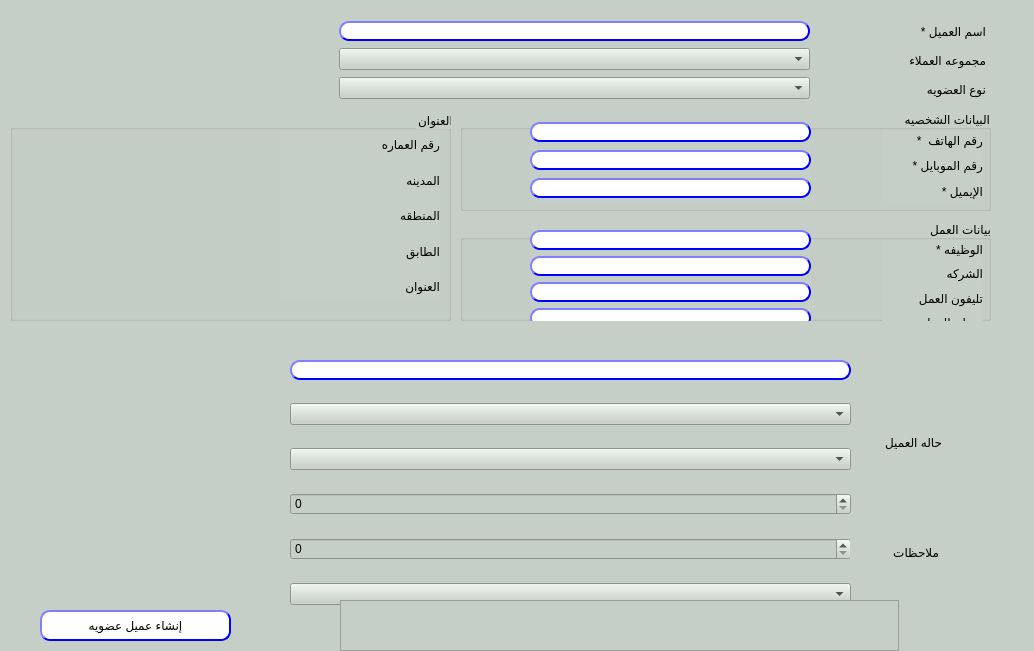
<?xml version="1.0" encoding="UTF-8"?>
<ui version="4.0">
 <class>Dialog</class>
 <widget class="QDialog" name="Dialog">
  <property name="geometry">
   <rect>
    <x>0</x>
    <y>0</y>
    <width>1034</width>
    <height>651</height>
   </rect>
  </property>
  <property name="windowTitle">
   <string>إنشاء عميل</string>
  </property>
  <property name="styleSheet">
   <string notr="true">background-color: rgb(198, 207, 199);</string>
  </property>
  <widget class="QWidget" name="verticalLayoutWidget">
   <property name="geometry">
    <rect>
     <x>851</x>
     <y>352</y>
     <width>91</width>
     <height>181</height>
    </rect>
   </property>
   <layout class="QVBoxLayout" name="verticalLayout">
    <item>
     <widget class="QLabel" name="label_15">
      <property name="text">
       <string>حاله العميل</string>
      </property>
     </widget>
    </item>
   </layout>
  </widget>
  <widget class="QWidget" name="verticalLayoutWidget_2">
   <property name="geometry">
    <rect>
     <x>290</x>
     <y>343</y>
     <width>561</width>
     <height>281</height>
    </rect>
   </property>
   <layout class="QVBoxLayout" name="verticalLayout_2">
    <item>
     <widget class="QLineEdit" name="LE_address">
      <property name="styleSheet">
       <string notr="true">QLineEdit{
                                        background-color: white;
                                        border-style: outset;
                                        border-width: 2px;
                                        border-radius: 10px;
                                        border-color: blue;
                                        min-width: 6em;
                                        }
                                        QLineEdit:hover {
                                        background: qradialgradient(
                                        cx: 0.3, cy: -0.4, fx: 0.3, fy: -0.4,
                                        radius: 1.35, stop: 0 #fff, stop: 1 #bbb
                                        );
                                        }
                                       QLineEdit:pressed {
                                        border-style: inset;
                                        background: qradialgradient(
                                        cx: 0.4, cy: -0.1, fx: 0.4, fy: -0.1,
                                        radius: 1.35, stop: 0 #fff, stop: 1 #ddd
                                        );
                                        }
                                    
                            </string>
      </property>
      <property name="text">
       <string/>
      </property>
      <property name="maxLength">
       <number>50</number>
      </property>
     </widget>
    </item>
    <item>
     <widget class="QComboBox" name="CMB_city">
      <property name="duplicatesEnabled">
       <bool>true</bool>
      </property>
     </widget>
    </item>
    <item>
     <widget class="QComboBox" name="CMB_district">
      <property name="duplicatesEnabled">
       <bool>true</bool>
      </property>
     </widget>
    </item>
    <item>
     <widget class="QSpinBox" name="LE_building">
      <property name="maximum">
       <number>99999</number>
      </property>
     </widget>
    </item>
    <item>
     <widget class="QSpinBox" name="LE_floor">
      <property name="maximum">
       <number>999</number>
      </property>
     </widget>
    </item>
    <item>
     <widget class="QComboBox" name="CMB_status"/>
    </item>
   </layout>
   <zorder>CMB_status</zorder>
   <zorder>CMB_district</zorder>
   <zorder>CMB_city</zorder>
   <zorder>LE_building</zorder>
   <zorder>LE_floor</zorder>
   <zorder>LE_address</zorder>
  </widget>
  <widget class="QPushButton" name="BTN_createCustomer">
   <property name="geometry">
    <rect>
     <x>40</x>
     <y>610</y>
     <width>191</width>
     <height>31</height>
    </rect>
   </property>
   <property name="styleSheet">
    <string notr="true">QPushButton{
                                        background-color: white;
                                        border-style: outset;
                                        border-width: 2px;
                                        border-radius: 10px;
                                        border-color: blue;
                                        min-width: 6em;
                                        }
                                        QPushButton:hover {
                                        background: qradialgradient(
                                        cx: 0.3, cy: -0.4, fx: 0.3, fy: -0.4,
                                        radius: 1.35, stop: 0 #fff, stop: 1 #bbb
                                        );
                                        }
                                        QPushButton:pressed {
                                        border-style: inset;
                                        background: qradialgradient(
                                        cx: 0.4, cy: -0.1, fx: 0.4, fy: -0.1,
                                        radius: 1.35, stop: 0 #fff, stop: 1 #ddd
                                        );
                                        }
                                    </string>
   </property>
   <property name="text">
    <string>إنشاء عميل عضويه</string>
   </property>
  </widget>
  <widget class="QTextEdit" name="LE_notes">
   <property name="geometry">
    <rect>
     <x>340</x>
     <y>600</y>
     <width>559</width>
     <height>51</height>
    </rect>
   </property>
  </widget>
  <widget class="QLabel" name="label_16">
   <property name="geometry">
    <rect>
     <x>850</x>
     <y>540</y>
     <width>89</width>
     <height>25</height>
    </rect>
   </property>
   <property name="text">
    <string>ملاحظات</string>
   </property>
  </widget>
  <widget class="QWidget" name="verticalLayoutWidget_3">
   <property name="geometry">
    <rect>
     <x>875</x>
     <y>20</y>
     <width>111</width>
     <height>81</height>
    </rect>
   </property>
   <layout class="QVBoxLayout" name="verticalLayout_3">
    <item>
     <widget class="QLabel" name="label_3">
      <property name="text">
       <string>اسم العميل *</string>
      </property>
     </widget>
    </item>
    <item>
     <widget class="QLabel" name="label_17">
      <property name="text">
       <string>مجموعه العملاء</string>
      </property>
     </widget>
    </item>
    <item>
     <widget class="QLabel" name="label_14">
      <property name="text">
       <string>نوع العضويه</string>
      </property>
     </widget>
    </item>
   </layout>
  </widget>
  <widget class="QWidget" name="verticalLayoutWidget_4">
   <property name="geometry">
    <rect>
     <x>339</x>
     <y>20</y>
     <width>471</width>
     <height>80</height>
    </rect>
   </property>
   <layout class="QVBoxLayout" name="verticalLayout_4">
    <item>
     <widget class="QLineEdit" name="LE_name">
      <property name="styleSheet">
       <string notr="true">QLineEdit{
                                        background-color: white;
                                        border-style: outset;
                                        border-width: 2px;
                                        border-radius: 10px;
                                        border-color: blue;
                                        min-width: 6em;
                                        }
                                        QLineEdit:hover {
                                        background: qradialgradient(
                                        cx: 0.3, cy: -0.4, fx: 0.3, fy: -0.4,
                                        radius: 1.35, stop: 0 #fff, stop: 1 #bbb
                                        );
                                        }
                                       QLineEdit:pressed {
                                        border-style: inset;
                                        background: qradialgradient(
                                        cx: 0.4, cy: -0.1, fx: 0.4, fy: -0.1,
                                        radius: 1.35, stop: 0 #fff, stop: 1 #ddd
                                        );
                                        }
                                    </string>
      </property>
      <property name="text">
       <string/>
      </property>
      <property name="maxLength">
       <number>50</number>
      </property>
     </widget>
    </item>
    <item>
     <widget class="QComboBox" name="CMB_custGroup"/>
    </item>
    <item>
     <widget class="QComboBox" name="CMB_loyalityType"/>
    </item>
   </layout>
  </widget>
  <widget class="QGroupBox" name="groupBox">
   <property name="geometry">
    <rect>
     <x>460</x>
     <y>110</y>
     <width>531</width>
     <height>101</height>
    </rect>
   </property>
   <property name="layoutDirection">
    <enum>Qt::RightToLeft</enum>
   </property>
   <property name="title">
    <string>البيانات الشخصيه </string>
   </property>
   <widget class="QWidget" name="verticalLayoutWidget_5">
    <property name="geometry">
     <rect>
      <x>422</x>
      <y>20</y>
      <width>101</width>
      <height>71</height>
     </rect>
    </property>
    <layout class="QVBoxLayout" name="verticalLayout_5">
     <item>
      <widget class="QLabel" name="label_2">
       <property name="text">
        <string>رقم الهاتف  *</string>
       </property>
      </widget>
     </item>
     <item>
      <widget class="QLabel" name="label">
       <property name="text">
        <string>رقم الموبايل *</string>
       </property>
      </widget>
     </item>
     <item>
      <widget class="QLabel" name="label_10">
       <property name="text">
        <string>اﻹيميل *</string>
       </property>
      </widget>
     </item>
    </layout>
   </widget>
   <widget class="QWidget" name="verticalLayoutWidget_6">
    <property name="geometry">
     <rect>
      <x>70</x>
      <y>10</y>
      <width>281</width>
      <height>81</height>
     </rect>
    </property>
    <layout class="QVBoxLayout" name="verticalLayout_6">
     <item>
      <widget class="QLineEdit" name="lE_phone">
       <property name="styleSheet">
        <string notr="true">QLineEdit{
                                        background-color: white;
                                        border-style: outset;
                                        border-width: 2px;
                                        border-radius: 10px;
                                        border-color: blue;
                                        min-width: 6em;
                                        }
                                        QLineEdit:hover {
                                        background: qradialgradient(
                                        cx: 0.3, cy: -0.4, fx: 0.3, fy: -0.4,
                                        radius: 1.35, stop: 0 #fff, stop: 1 #bbb
                                        );
                                        }
                                       QLineEdit:pressed {
                                        border-style: inset;
                                        background: qradialgradient(
                                        cx: 0.4, cy: -0.1, fx: 0.4, fy: -0.1,
                                        radius: 1.35, stop: 0 #fff, stop: 1 #ddd
                                        );
                                        }
                                    
                            </string>
       </property>
       <property name="text">
        <string/>
       </property>
      </widget>
     </item>
     <item>
      <widget class="QLineEdit" name="lE_mobile">
       <property name="styleSheet">
        <string notr="true">QLineEdit{
                                        background-color: white;
                                        border-style: outset;
                                        border-width: 2px;
                                        border-radius: 10px;
                                        border-color: blue;
                                        min-width: 6em;
                                        }
                                        QLineEdit:hover {
                                        background: qradialgradient(
                                        cx: 0.3, cy: -0.4, fx: 0.3, fy: -0.4,
                                        radius: 1.35, stop: 0 #fff, stop: 1 #bbb
                                        );
                                        }
                                       QLineEdit:pressed {
                                        border-style: inset;
                                        background: qradialgradient(
                                        cx: 0.4, cy: -0.1, fx: 0.4, fy: -0.1,
                                        radius: 1.35, stop: 0 #fff, stop: 1 #ddd
                                        );
                                        }
                                    
                            </string>
       </property>
       <property name="text">
        <string/>
       </property>
      </widget>
     </item>
     <item>
      <widget class="QLineEdit" name="LE_email">
       <property name="styleSheet">
        <string notr="true">QLineEdit{
                                        background-color: white;
                                        border-style: outset;
                                        border-width: 2px;
                                        border-radius: 10px;
                                        border-color: blue;
                                        min-width: 6em;
                                        }
                                        QLineEdit:hover {
                                        background: qradialgradient(
                                        cx: 0.3, cy: -0.4, fx: 0.3, fy: -0.4,
                                        radius: 1.35, stop: 0 #fff, stop: 1 #bbb
                                        );
                                        }
                                       QLineEdit:pressed {
                                        border-style: inset;
                                        background: qradialgradient(
                                        cx: 0.4, cy: -0.1, fx: 0.4, fy: -0.1,
                                        radius: 1.35, stop: 0 #fff, stop: 1 #ddd
                                        );
                                        }
                                    </string>
       </property>
       <property name="text">
        <string/>
       </property>
      </widget>
     </item>
    </layout>
   </widget>
  </widget>
  <widget class="QGroupBox" name="groupBox_2">
   <property name="geometry">
    <rect>
     <x>460</x>
     <y>220</y>
     <width>531</width>
     <height>101</height>
    </rect>
   </property>
   <property name="layoutDirection">
    <enum>Qt::RightToLeft</enum>
   </property>
   <property name="title">
    <string>بيانات العمل</string>
   </property>
   <widget class="QWidget" name="verticalLayoutWidget_7">
    <property name="geometry">
     <rect>
      <x>422</x>
      <y>20</y>
      <width>101</width>
      <height>91</height>
     </rect>
    </property>
    <layout class="QVBoxLayout" name="verticalLayout_7">
     <item>
      <widget class="QLabel" name="label_4">
       <property name="text">
        <string>الوظيفه *</string>
       </property>
      </widget>
     </item>
     <item>
      <widget class="QLabel" name="label_11">
       <property name="text">
        <string>الشركه</string>
       </property>
      </widget>
     </item>
     <item>
      <widget class="QLabel" name="label_13">
       <property name="text">
        <string>تليفون العمل</string>
       </property>
      </widget>
     </item>
     <item>
      <widget class="QLabel" name="label_12">
       <property name="text">
        <string>عنوان العمل</string>
       </property>
      </widget>
     </item>
    </layout>
   </widget>
   <widget class="QWidget" name="verticalLayoutWidget_8">
    <property name="geometry">
     <rect>
      <x>70</x>
      <y>10</y>
      <width>281</width>
      <height>100</height>
     </rect>
    </property>
    <layout class="QVBoxLayout" name="verticalLayout_8">
     <item>
      <widget class="QLineEdit" name="LE_job">
       <property name="styleSheet">
        <string notr="true">QLineEdit{
                                        background-color: white;
                                        border-style: outset;
                                        border-width: 2px;
                                        border-radius: 10px;
                                        border-color: blue;
                                        min-width: 6em;
                                        }
                                        QLineEdit:hover {
                                        background: qradialgradient(
                                        cx: 0.3, cy: -0.4, fx: 0.3, fy: -0.4,
                                        radius: 1.35, stop: 0 #fff, stop: 1 #bbb
                                        );
                                        }
                                       QLineEdit:pressed {
                                        border-style: inset;
                                        background: qradialgradient(
                                        cx: 0.4, cy: -0.1, fx: 0.4, fy: -0.1,
                                        radius: 1.35, stop: 0 #fff, stop: 1 #ddd
                                        );
                                        }
                                    </string>
       </property>
       <property name="text">
        <string/>
       </property>
       <property name="maxLength">
        <number>25</number>
       </property>
      </widget>
     </item>
     <item>
      <widget class="QLineEdit" name="LE_company">
       <property name="styleSheet">
        <string notr="true">QLineEdit{
                                        background-color: white;
                                        border-style: outset;
                                        border-width: 2px;
                                        border-radius: 10px;
                                        border-color: blue;
                                        min-width: 6em;
                                        }
                                        QLineEdit:hover {
                                        background: qradialgradient(
                                        cx: 0.3, cy: -0.4, fx: 0.3, fy: -0.4,
                                        radius: 1.35, stop: 0 #fff, stop: 1 #bbb
                                        );
                                        }
                                       QLineEdit:pressed {
                                        border-style: inset;
                                        background: qradialgradient(
                                        cx: 0.4, cy: -0.1, fx: 0.4, fy: -0.1,
                                        radius: 1.35, stop: 0 #fff, stop: 1 #ddd
                                        );
                                        }
                                    
                            </string>
       </property>
       <property name="text">
        <string/>
       </property>
       <property name="maxLength">
        <number>35</number>
       </property>
      </widget>
     </item>
     <item>
      <widget class="QLineEdit" name="LE_workPhone">
       <property name="styleSheet">
        <string notr="true">QLineEdit{
                                        background-color: white;
                                        border-style: outset;
                                        border-width: 2px;
                                        border-radius: 10px;
                                        border-color: blue;
                                        min-width: 6em;
                                        }
                                        QLineEdit:hover {
                                        background: qradialgradient(
                                        cx: 0.3, cy: -0.4, fx: 0.3, fy: -0.4,
                                        radius: 1.35, stop: 0 #fff, stop: 1 #bbb
                                        );
                                        }
                                       QLineEdit:pressed {
                                        border-style: inset;
                                        background: qradialgradient(
                                        cx: 0.4, cy: -0.1, fx: 0.4, fy: -0.1,
                                        radius: 1.35, stop: 0 #fff, stop: 1 #ddd
                                        );
                                        }
                                    
                            </string>
       </property>
       <property name="text">
        <string/>
       </property>
      </widget>
     </item>
     <item>
      <widget class="QLineEdit" name="LE_workAddress">
       <property name="styleSheet">
        <string notr="true">QLineEdit{
                                        background-color: white;
                                        border-style: outset;
                                        border-width: 2px;
                                        border-radius: 10px;
                                        border-color: blue;
                                        min-width: 6em;
                                        }
                                        QLineEdit:hover {
                                        background: qradialgradient(
                                        cx: 0.3, cy: -0.4, fx: 0.3, fy: -0.4,
                                        radius: 1.35, stop: 0 #fff, stop: 1 #bbb
                                        );
                                        }
                                       QLineEdit:pressed {
                                        border-style: inset;
                                        background: qradialgradient(
                                        cx: 0.4, cy: -0.1, fx: 0.4, fy: -0.1,
                                        radius: 1.35, stop: 0 #fff, stop: 1 #ddd
                                        );
                                        }
                                    
                            </string>
       </property>
       <property name="text">
        <string/>
       </property>
       <property name="maxLength">
        <number>20</number>
       </property>
      </widget>
     </item>
    </layout>
   </widget>
  </widget>
  <widget class="QGroupBox" name="groupBox_3">
   <property name="geometry">
    <rect>
     <x>10</x>
     <y>110</y>
     <width>441</width>
     <height>211</height>
    </rect>
   </property>
   <property name="layoutDirection">
    <enum>Qt::RightToLeft</enum>
   </property>
   <property name="title">
    <string>العنوان</string>
   </property>
   <widget class="QWidget" name="verticalLayoutWidget_9">
    <property name="geometry">
     <rect>
      <x>270</x>
      <y>20</y>
      <width>160</width>
      <height>171</height>
     </rect>
    </property>
    <layout class="QVBoxLayout" name="verticalLayout_9">
     <item>
      <widget class="QLabel" name="label_7">
       <property name="text">
        <string>رقم العماره</string>
       </property>
      </widget>
     </item>
     <item>
      <widget class="QLabel" name="label_5">
       <property name="text">
        <string>المدينه</string>
       </property>
      </widget>
     </item>
     <item>
      <widget class="QLabel" name="label_8">
       <property name="text">
        <string>المنطقه</string>
       </property>
      </widget>
     </item>
     <item>
      <widget class="QLabel" name="label_9">
       <property name="text">
        <string>الطابق</string>
       </property>
      </widget>
     </item>
     <item>
      <widget class="QLabel" name="label_6">
       <property name="text">
        <string>العنوان</string>
       </property>
      </widget>
     </item>
    </layout>
   </widget>
  </widget>
 </widget>
 <resources/>
 <connections/>
</ui>
